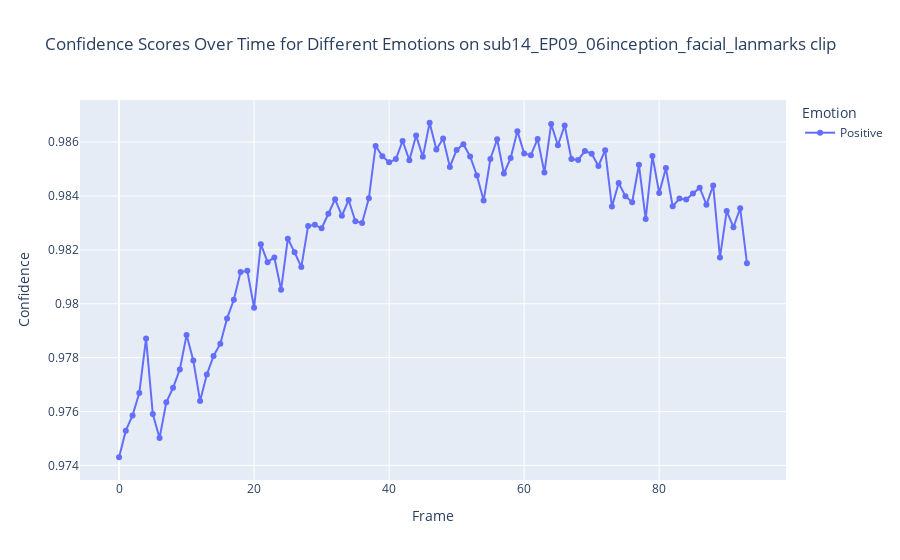

Notebook cell for this chart:
### Code cell
plot_predictions(df, 'sub14_EP09_06inception_facial_lanmarks')

### Figure 1 — Plotly figure (JSON) as saved in the notebook; plotly's stock layout.template omitted (floating-point values rounded to 4 significant figures)
{"data": [{"hovertemplate": "Emotion=Positive<br>Frame=%{x}<br>Confidence=%{y}<extra></extra>", "legendgroup": "Positive", "line": {"color": "#636efa", "dash": "solid"}, "marker": {"symbol": "circle"}, "mode": "lines+markers", "name": "Positive", "orientation": "v", "showlegend": true, "type": "scatter", "x": [0, 1, 2, 3, 4, 5, 6, 7, 8, 9, 10, 11, 12, 13, 14, 15, 16, 17, 18, 19, 20, 21, 22, 23, 24, 25, 26, 27, 28, 29, 30, 31, 32, 33, 34, 35, 36, 37, 38, 39, 40, 41, 42, 43, 44, 45, 46, 47, 48, 49, 50, 51, 52, 53, 54, 55, 56, 57, 58, 59, 60, 61, 62, 63, 64, 65, 66, 67, 68, 69, 70, 71, 72, 73, 74, 75, 76, 77, 78, 79, 80, 81, 82, 83, 84, 85, 86, 87, 88, 89, 90, 91, 92, 93], "xaxis": "x", "y": [0.9743, 0.9753, 0.9759, 0.9767, 0.9787, 0.9759, 0.975, 0.9763, 0.9769, 0.9776, 0.9788, 0.9779, 0.9764, 0.9774, 0.9781, 0.9785, 0.9795, 0.9802, 0.9812, 0.9812, 0.9799, 0.9822, 0.9815, 0.9817, 0.9805, 0.9824, 0.9819, 0.9814, 0.9829, 0.9829, 0.9828, 0.9833, 0.9839, 0.9833, 0.9839, 0.9831, 0.983, 0.9839, 0.9859, 0.9855, 0.9853, 0.9854, 0.986, 0.9853, 0.9862, 0.9855, 0.9867, 0.9857, 0.9861, 0.9851, 0.9857, 0.9859, 0.9855, 0.9848, 0.9838, 0.9854, 0.9861, 0.9848, 0.9854, 0.9864, 0.9856, 0.9855, 0.9861, 0.9849, 0.9867, 0.9859, 0.9866, 0.9854, 0.9853, 0.9857, 0.9856, 0.9851, 0.9857, 0.9836, 0.9845, 0.984, 0.9838, 0.9852, 0.9831, 0.9855, 0.9841, 0.985, 0.9836, 0.9839, 0.9839, 0.9841, 0.9843, 0.9837, 0.9844, 0.9817, 0.9834, 0.9828, 0.9835, 0.9815], "yaxis": "y"}], "layout": {"legend": {"title": {"text": "Emotion"}, "tracegroupgap": 0}, "title": {"text": "Confidence Scores Over Time for Different Emotions on sub14_EP09_06inception_facial_lanmarks clip"}, "xaxis": {"anchor": "y", "domain": [0, 1], "title": {"text": "Frame"}}, "yaxis": {"anchor": "x", "domain": [0, 1], "title": {"text": "Confidence"}}}}
